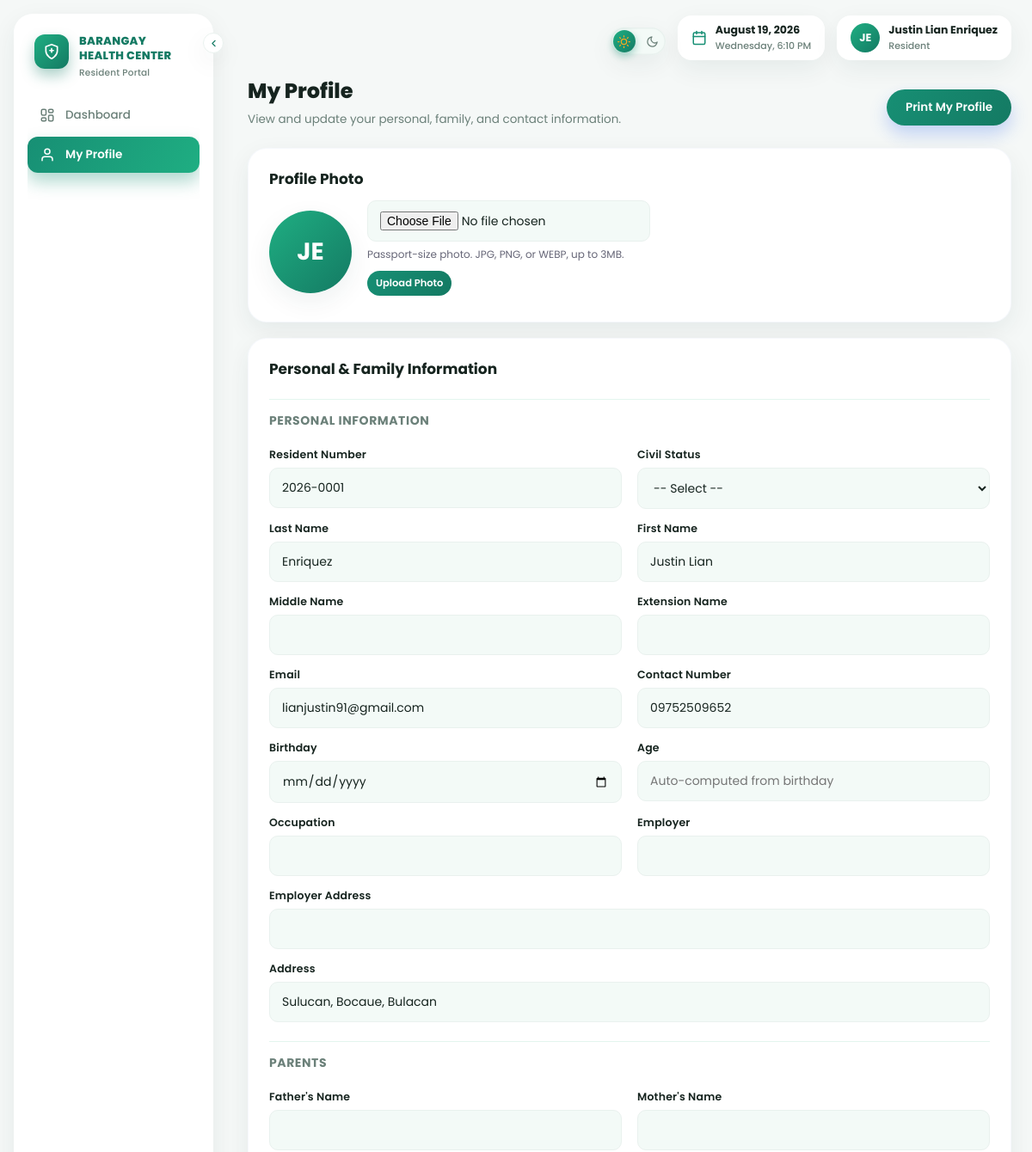
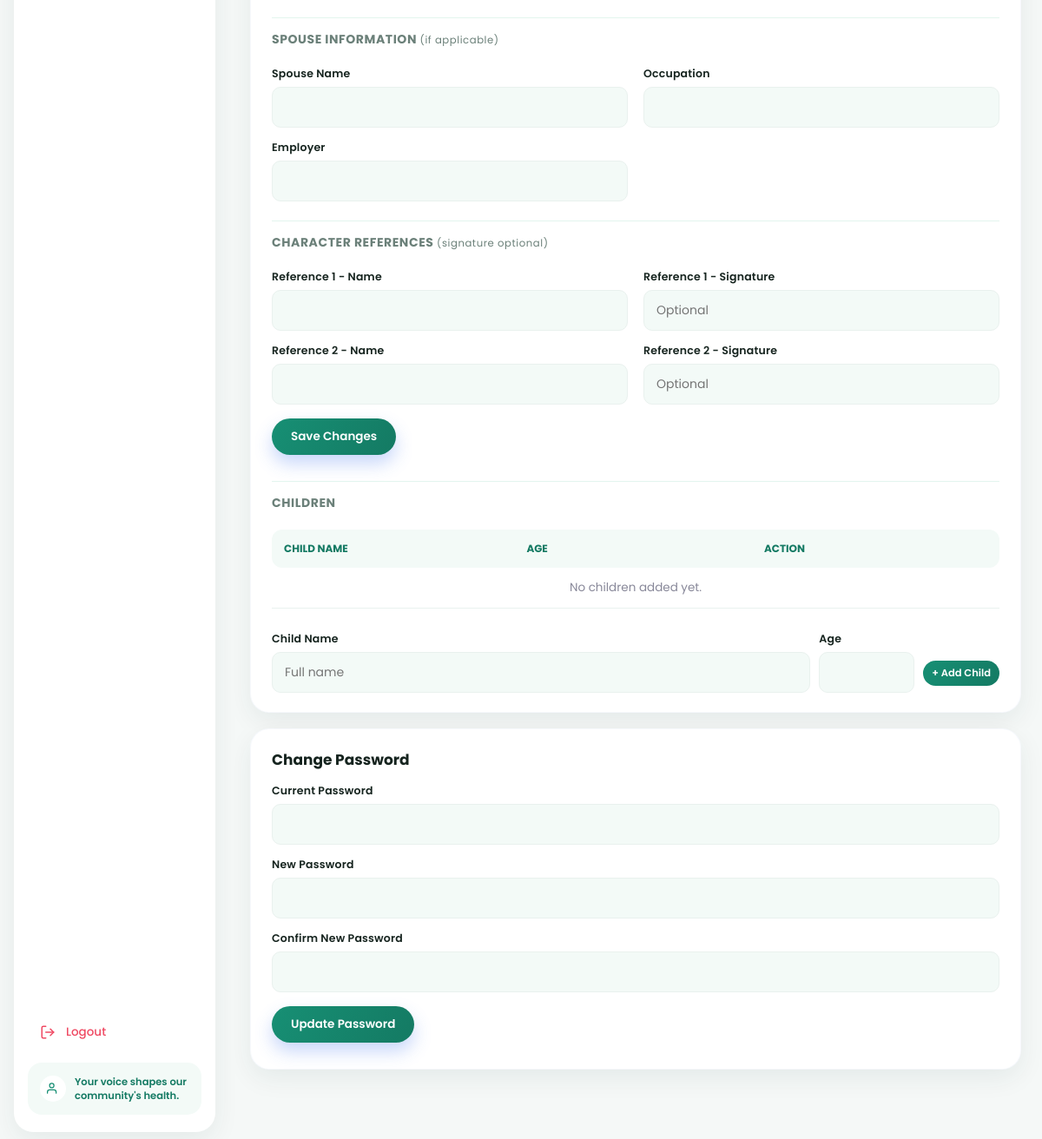
Page /resident/profile.php (signed in) on the committed database (2 pictures, top to bottom).
### tables this page shows
CREATE TABLE IF NOT EXISTS residents (

    resident_id INT AUTO_INCREMENT PRIMARY KEY,

    resident_number VARCHAR(20) NOT NULL UNIQUE,

    first_name VARCHAR(50) NOT NULL,

    last_name VARCHAR(50) NOT NULL,

    middle_name VARCHAR(50),

    extension_name VARCHAR(10),

    gender ENUM(
        'Male',
        'Female'
    ) DEFAULT NULL,

    civil_status ENUM(
        'Single',
        'Married',
        'Widowed',
        'Separated',
        'Divorced'
    ) DEFAULT NULL,

    email VARCHAR(100),

    contact_number VARCHAR(20),

    address VARCHAR(150),

    birthday DATE DEFAULT NULL,

    age INT DEFAULT NULL,

    occupation VARCHAR(100),

    employer VARCHAR(100),

    employer_address VARCHAR(150),

    father_name VARCHAR(100),

    mother_name VARCHAR(100),

    spouse_name VARCHAR(100),

    spouse_occupation VARCHAR(100),

    spouse_employer VARCHAR(100),

    reference1_name VARCHAR(100),

    reference1_signature VARCHAR(100),

    reference2_name VARCHAR(100),

    reference2_signature VARCHAR(100),

    photo VARCHAR(255) DEFAULT NULL,

    status ENUM(
        'active',
        'archived'
    ) NOT NULL DEFAULT 'active',

    password VARCHAR(255) NOT NULL,

    is_first_login TINYINT(1) NOT NULL DEFAULT 1,

    created_at TIMESTAMP DEFAULT CURRENT_TIMESTAMP,

    updated_at TIMESTAMP
        DEFAULT CURRENT_TIMESTAMP
        ON UPDATE CURRENT_TIMESTAMP

);

### resident/profile.php (the view, shortened to what the rows shown need)
<?php
require_once __DIR__ . "/../includes/functions.php";
$resident_id =
    (int) $_SESSION["resident_id"];
function get_profile_resident(
    $conn,
    $resident_id
) {
    $stmt =
        $conn->prepare("
            SELECT *
            FROM residents
            WHERE resident_id = ?
            LIMIT 1
        ");
    $stmt->bind_param(
        "i",
        $resident_id
    );
    $stmt->execute();
    $resident =
        $stmt
            ->get_result()
            ->fetch_assoc();
    return $resident;
}
$resident =
    get_profile_resident(
        $conn,
        $resident_id
    );
?>
<!DOCTYPE html>
<html lang="en">
<head>
<link
    rel="stylesheet"
    href="../assets/css/style.css?v=<?= filemtime(__DIR__ . "/../assets/css/style.css") ?>"
>
</head>
<body class="profile-page">
<div class="container">
<div class="welcome-header">
    <div>
        <h1>
            My Profile
        </h1>
    </div>
</div>
<div class="card">
    <h2>
        Profile Photo
    </h2>
</div>
<div class="card">
    <h2>
        Personal &amp; Family Information
    </h2>
    <form
        method="POST"
        id="profileForm"
    >
        <div class="field-grid-2">
            <div class="register-field">
                <label>
                    Resident Number
                </label>
                <input
                    type="text"
                    value="<?= e(
                        $resident["resident_number"]
                    ) ?>"
                    disabled
                >
            </div>
            <div class="register-field">
                <label>
                    Last Name
                </label>
                <input
                    type="text"
                    name="last_name"
                    required
                    value="<?= e(
                        $resident["last_name"]
                    ) ?>"
                >
            </div>
            <div class="register-field">
                <label>
                    First Name
                </label>
                <input
                    type="text"
                    name="first_name"
                    required
                    value="<?= e(
                        $resident["first_name"]
                    ) ?>"
                >
            </div>
            <div class="register-field">
                <label>
                    Email
                </label>
                <input
                    type="email"
                    name="email"
                    value="<?= e(
                        $resident["email"]
                    ) ?>"
                >
            </div>
            <div class="register-field">
                <label>
                    Contact Number
                </label>
                <input
                    type="text"
                    name="contact_number"
                    value="<?= e(
                        $resident["contact_number"]
                    ) ?>"
                    maxlength="11"
                    inputmode="numeric"
                >
            </div>
            <div class="register-field">
                <label>
                    Age
                </label>
                <input
                    type="text"
                    id="ageDisplay"
                    value="<?=
                        $resident["age"] !== null
                            ? e(
                                $resident["age"]
                            )
                            : ""
                    ?>"
                    disabled
                    placeholder="Auto-computed from birthday"
                >
            </div>
            <div class="register-field span-2">
                <label>
                    Address
                </label>
                <input
                    type="text"
                    name="address"
                    value="<?= e(
                        $resident["address"]
                    ) ?>"
                >
            </div>
        </div>
    </form>
    <div
        class="children-table-wrap no-print"
    >
        <div class="table-scroll">
            <table>
                <tr>
                    <th>
                        Child Name
                    </th>
                    <th>
                        Age
                    </th>
                    <th
                        class="no-print"
                    >
                        Action
                    </th>
                </tr>
            </table>
        </div>
    </div>
</div>
<div class="card">
    <h2>
        Change Password
    </h2>
</div>
</div>
</body>
</html>

### rows in the picture
residents: resident_number "2026-0001", last_name "Enriquez", first_name "Justin Lian", email "lianjustin91@gmail.com", contact_number "09752509652", address "Sulucan, Bocaue, Bulacan"

### other values in the picture
$resident_initials "JE"
$_SESSION["resident_name"] "Justin Lian Enriquez"
